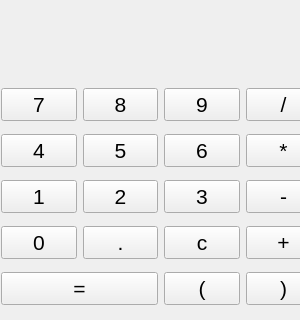
<?xml version="1.0" encoding="UTF-8"?>
<ui version="4.0">
 <class>MainWindow</class>
 <widget class="QMainWindow" name="MainWindow">
  <property name="geometry">
   <rect>
    <x>0</x>
    <y>0</y>
    <width>300</width>
    <height>320</height>
   </rect>
  </property>
  <property name="minimumSize">
   <size>
    <width>300</width>
    <height>320</height>
   </size>
  </property>
  <property name="font">
   <font>
    <family>Arial</family>
    <pointsize>14</pointsize>
    <weight>50</weight>
    <bold>false</bold>
   </font>
  </property>
  <property name="windowTitle">
   <string>计算器</string>
  </property>
  <property name="toolTip">
   <string>计算器</string>
  </property>
  <property name="whatsThis">
   <string>计算器</string>
  </property>
  <widget class="QWidget" name="centralwidget">
   <property name="enabled">
    <bool>true</bool>
   </property>
   <widget class="QLabel" name="label">
    <property name="geometry">
     <rect>
      <x>10</x>
      <y>10</y>
      <width>291</width>
      <height>61</height>
     </rect>
    </property>
    <property name="text">
     <string/>
    </property>
    <property name="textFormat">
     <enum>Qt::PlainText</enum>
    </property>
    <property name="alignment">
     <set>Qt::AlignBottom|Qt::AlignRight|Qt::AlignTrailing</set>
    </property>
    <property name="textInteractionFlags">
     <set>Qt::LinksAccessibleByMouse</set>
    </property>
   </widget>
   <widget class="QWidget" name="layoutWidget">
    <property name="geometry">
     <rect>
      <x>1</x>
      <y>81</y>
      <width>320</width>
      <height>231</height>
     </rect>
    </property>
    <property name="font">
     <font>
      <weight>50</weight>
      <bold>false</bold>
     </font>
    </property>
    <layout class="QGridLayout" name="gridLayout">
     <item row="0" column="0">
      <widget class="QPushButton" name="b7">
       <property name="font">
        <font>
         <family>Arial</family>
         <pointsize>16</pointsize>
         <weight>50</weight>
         <bold>false</bold>
        </font>
       </property>
       <property name="text">
        <string>7</string>
       </property>
      </widget>
     </item>
     <item row="2" column="1">
      <widget class="QPushButton" name="b2">
       <property name="font">
        <font>
         <family>Arial</family>
         <pointsize>16</pointsize>
         <weight>50</weight>
         <bold>false</bold>
        </font>
       </property>
       <property name="text">
        <string>2</string>
       </property>
      </widget>
     </item>
     <item row="0" column="3">
      <widget class="QPushButton" name="b_div">
       <property name="font">
        <font>
         <family>Arial</family>
         <pointsize>16</pointsize>
         <weight>50</weight>
         <bold>false</bold>
        </font>
       </property>
       <property name="text">
        <string>/</string>
       </property>
      </widget>
     </item>
     <item row="1" column="1">
      <widget class="QPushButton" name="b5">
       <property name="font">
        <font>
         <family>Arial</family>
         <pointsize>16</pointsize>
         <weight>50</weight>
         <bold>false</bold>
        </font>
       </property>
       <property name="text">
        <string>5</string>
       </property>
      </widget>
     </item>
     <item row="2" column="2">
      <widget class="QPushButton" name="b3">
       <property name="font">
        <font>
         <family>Arial</family>
         <pointsize>16</pointsize>
         <weight>50</weight>
         <bold>false</bold>
         <kerning>true</kerning>
        </font>
       </property>
       <property name="text">
        <string>3</string>
       </property>
      </widget>
     </item>
     <item row="2" column="0">
      <widget class="QPushButton" name="b1">
       <property name="font">
        <font>
         <family>Arial</family>
         <pointsize>16</pointsize>
         <weight>50</weight>
         <bold>false</bold>
        </font>
       </property>
       <property name="text">
        <string>1</string>
       </property>
      </widget>
     </item>
     <item row="1" column="2">
      <widget class="QPushButton" name="b6">
       <property name="font">
        <font>
         <family>Arial</family>
         <pointsize>16</pointsize>
         <weight>50</weight>
         <bold>false</bold>
        </font>
       </property>
       <property name="text">
        <string>6</string>
       </property>
      </widget>
     </item>
     <item row="2" column="3">
      <widget class="QPushButton" name="b_minus">
       <property name="font">
        <font>
         <family>Arial</family>
         <pointsize>16</pointsize>
         <weight>50</weight>
         <bold>false</bold>
        </font>
       </property>
       <property name="text">
        <string>-</string>
       </property>
      </widget>
     </item>
     <item row="3" column="2">
      <widget class="QPushButton" name="b_clear">
       <property name="font">
        <font>
         <family>Arial</family>
         <pointsize>16</pointsize>
         <weight>50</weight>
         <bold>false</bold>
        </font>
       </property>
       <property name="text">
        <string>c</string>
       </property>
      </widget>
     </item>
     <item row="0" column="2">
      <widget class="QPushButton" name="b9">
       <property name="font">
        <font>
         <family>Arial</family>
         <pointsize>16</pointsize>
         <weight>50</weight>
         <bold>false</bold>
        </font>
       </property>
       <property name="text">
        <string>9</string>
       </property>
      </widget>
     </item>
     <item row="3" column="3">
      <widget class="QPushButton" name="b_plus">
       <property name="font">
        <font>
         <family>Arial</family>
         <pointsize>16</pointsize>
         <weight>50</weight>
         <bold>false</bold>
        </font>
       </property>
       <property name="text">
        <string>+</string>
       </property>
      </widget>
     </item>
     <item row="1" column="0">
      <widget class="QPushButton" name="b4">
       <property name="font">
        <font>
         <family>Arial</family>
         <pointsize>16</pointsize>
         <weight>50</weight>
         <bold>false</bold>
        </font>
       </property>
       <property name="text">
        <string>4</string>
       </property>
      </widget>
     </item>
     <item row="3" column="0">
      <widget class="QPushButton" name="b0">
       <property name="font">
        <font>
         <family>Arial</family>
         <pointsize>16</pointsize>
         <weight>50</weight>
         <bold>false</bold>
        </font>
       </property>
       <property name="text">
        <string>0</string>
       </property>
      </widget>
     </item>
     <item row="3" column="1">
      <widget class="QPushButton" name="b_point">
       <property name="font">
        <font>
         <family>Arial</family>
         <pointsize>16</pointsize>
         <weight>50</weight>
         <bold>false</bold>
        </font>
       </property>
       <property name="text">
        <string>.</string>
       </property>
      </widget>
     </item>
     <item row="0" column="1">
      <widget class="QPushButton" name="b8">
       <property name="font">
        <font>
         <family>Arial</family>
         <pointsize>16</pointsize>
         <weight>50</weight>
         <bold>false</bold>
        </font>
       </property>
       <property name="text">
        <string>8</string>
       </property>
      </widget>
     </item>
     <item row="1" column="3">
      <widget class="QPushButton" name="b_multi">
       <property name="font">
        <font>
         <family>Arial</family>
         <pointsize>16</pointsize>
         <weight>50</weight>
         <bold>false</bold>
        </font>
       </property>
       <property name="text">
        <string>*</string>
       </property>
      </widget>
     </item>
     <item row="4" column="3">
      <widget class="QPushButton" name="b_right">
       <property name="font">
        <font>
         <family>Arial</family>
         <pointsize>16</pointsize>
         <weight>50</weight>
         <bold>false</bold>
        </font>
       </property>
       <property name="text">
        <string>)</string>
       </property>
      </widget>
     </item>
     <item row="4" column="2">
      <widget class="QPushButton" name="b_left">
       <property name="font">
        <font>
         <family>Arial</family>
         <pointsize>16</pointsize>
         <weight>50</weight>
         <bold>false</bold>
        </font>
       </property>
       <property name="text">
        <string>(</string>
       </property>
      </widget>
     </item>
     <item row="4" column="0" colspan="2">
      <widget class="QPushButton" name="b_equal">
       <property name="font">
        <font>
         <family>Arial</family>
         <pointsize>16</pointsize>
         <weight>50</weight>
         <bold>false</bold>
        </font>
       </property>
       <property name="text">
        <string>=</string>
       </property>
      </widget>
     </item>
    </layout>
   </widget>
  </widget>
 </widget>
 <resources/>
 <connections/>
</ui>
